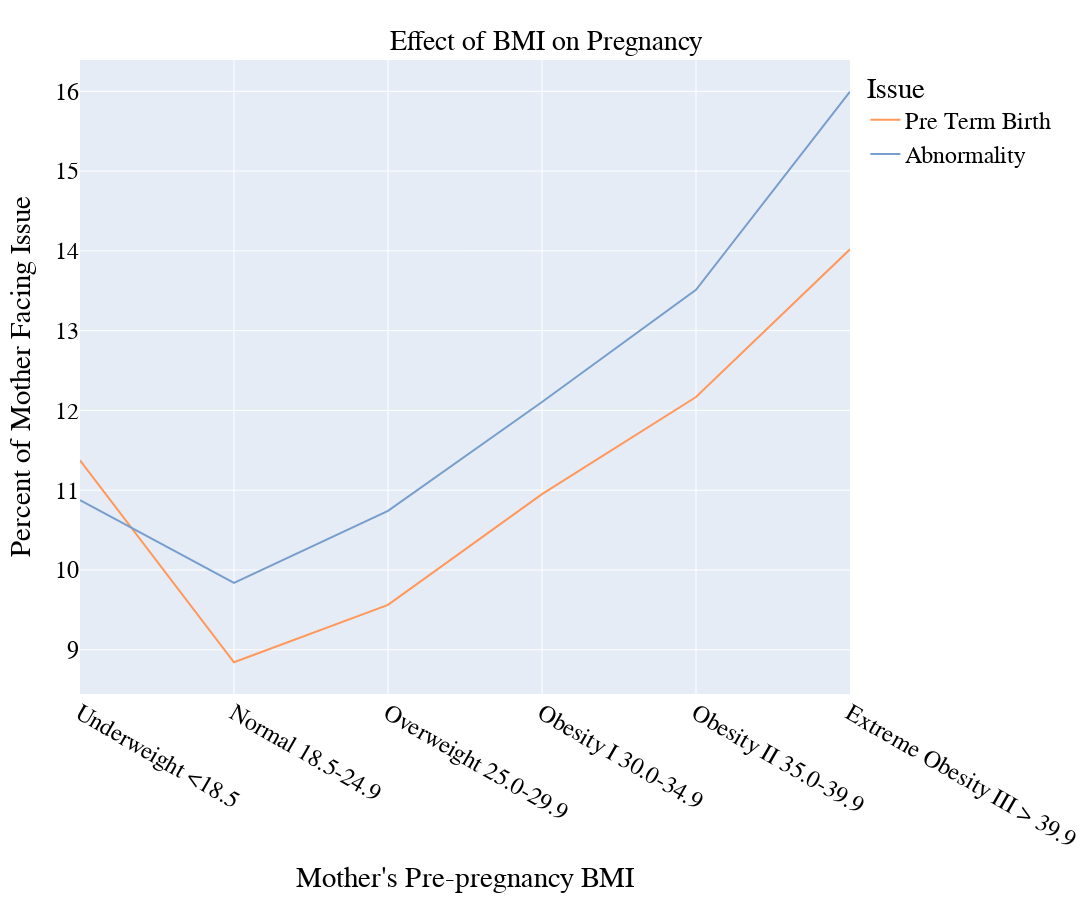

The notebook cell this image was saved under:
### Markdown cell above
## Visualization 3
Impact of BMI U shape

### Code cell
group_by_list = [
    'D149.V71', # Mother's Pre-pregnancy BMI
]
measure_selection = {
    'M_002': 'D149.M002', # Births
}
observation_selection = {
    'O_oe_gestation':'D149.V33'
}
variable_filter = {
    'V_D149.V33': ['01','02','03','04','05'], # filtering only yes and no
    'V_D149.V71': ['1','2','3','4','5','6'], # filtering only required BMI
}

dataObj = wd.WonderD149Data(group_by_list,measure_selection,observation_selection,variable_filter)
pre_term_birth_yes = dataObj.getData()

group_by_list = [
    'D149.V71', # Mother's Pre-pregnancy BMI
]
measure_selection = {
    'M_002': 'D149.M002', # Births
}
observation_selection = {
    'O_oe_gestation':'D149.V33'
}
variable_filter = {
    'V_D149.V33': ['06','07','08','09','10'], # filtering only yes and no
    'V_D149.V71': ['1','2','3','4','5','6'], # filtering only required BMI
}

dataObj = wd.WonderD149Data(group_by_list,measure_selection,observation_selection,variable_filter)
pre_term_birth_no = dataObj.getData()

pre_term_birth = hp.merge_dataframe_on_yes_and_no(pre_term_birth_yes,pre_term_birth_no,"Mother's Pre-pregnancy BMI",'Pre Term Birth')

group_by_list = [
    'D149.V71', # Mother's Pre-pregnancy BMI
]
measure_selection = {
    'M_002': 'D149.M002', # Births
}
observation_selection = {
}
variable_filter = {
    'V_D149.V122': ['0'], # filtering only yes and no
    'V_D149.V71': ['1','2','3','4','5','6'], # filtering only required BMI
}

dataObj = wd.WonderD149Data(group_by_list,measure_selection,observation_selection,variable_filter)
abnormality_yes = dataObj.getData()

group_by_list = [
    'D149.V71', # Mother's Pre-pregnancy BMI
]
measure_selection = {
    'M_002': 'D149.M002', # Births
}
observation_selection = {
}
variable_filter = {
    'V_D149.V122': ['1','9'], # filtering only yes and no
    'V_D149.V71': ['1','2','3','4','5','6'], # filtering only required BMI
}

dataObj = wd.WonderD149Data(group_by_list,measure_selection,observation_selection,variable_filter)
abnormality_no = dataObj.getData()

abnormality = hp.merge_dataframe_on_yes_and_no(abnormality_yes,abnormality_no,"Mother's Pre-pregnancy BMI",'Abnormality')

final_df_bmi = pd.concat([pre_term_birth,abnormality]).reset_index()[["Mother's Pre-pregnancy BMI","Percent of Mother Facing Issue","Issue"]]
fig = hp.plot_line(final_df_bmi,'Mother\'s Pre-pregnancy BMI','Effect of BMI on Pregnancy')
fig

### Figure 1 — Plotly figure (JSON) as saved in the notebook; plotly's stock layout.template omitted (floating-point values rounded to 4 significant figures)
{"data": [{"hovertemplate": "Issue=Pre Term Birth<br>Mother's Pre-pregnancy BMI=%{x}<br>Percent of Mother Facing Issue=%{y}<extra></extra>", "legendgroup": "Pre Term Birth", "line": {"color": "rgb(255, 152, 90)", "dash": "solid"}, "marker": {"symbol": "circle"}, "mode": "lines", "name": "Pre Term Birth", "orientation": "v", "showlegend": true, "type": "scatter", "x": ["Underweight <18.5", "Normal 18.5-24.9", "Overweight 25.0-29.9", "Obesity I 30.0-34.9", "Obesity II 35.0-39.9", "Extreme Obesity III > 39.9"], "xaxis": "x", "y": [11.38, 8.844, 9.562, 10.95, 12.17, 14.02], "yaxis": "y"}, {"hovertemplate": "Issue=Abnormality<br>Mother's Pre-pregnancy BMI=%{x}<br>Percent of Mother Facing Issue=%{y}<extra></extra>", "legendgroup": "Abnormality", "line": {"color": "rgb(119, 158, 204)", "dash": "solid"}, "marker": {"symbol": "circle"}, "mode": "lines", "name": "Abnormality", "orientation": "v", "showlegend": true, "type": "scatter", "x": ["Underweight <18.5", "Normal 18.5-24.9", "Overweight 25.0-29.9", "Obesity I 30.0-34.9", "Obesity II 35.0-39.9", "Extreme Obesity III > 39.9"], "xaxis": "x", "y": [10.88, 9.838, 10.74, 12.11, 13.51, 15.99], "yaxis": "y"}], "layout": {"font": {"color": "black", "family": "Verdana", "size": 24}, "height": 900, "legend": {"title": {"font": {"color": "black"}, "text": "Issue"}, "tracegroupgap": 0}, "margin": {"t": 60}, "title": {"font": {"color": "black", "family": "Verdana", "size": 28}, "text": "Effect of BMI on Pregnancy", "x": 0.5, "xanchor": "center", "yanchor": "top"}, "width": 1800, "xaxis": {"anchor": "y", "domain": [0, 1], "title": {"text": "Mother's Pre-pregnancy BMI"}}, "yaxis": {"anchor": "x", "domain": [0, 1], "title": {"text": "Percent of Mother Facing Issue"}}}}
